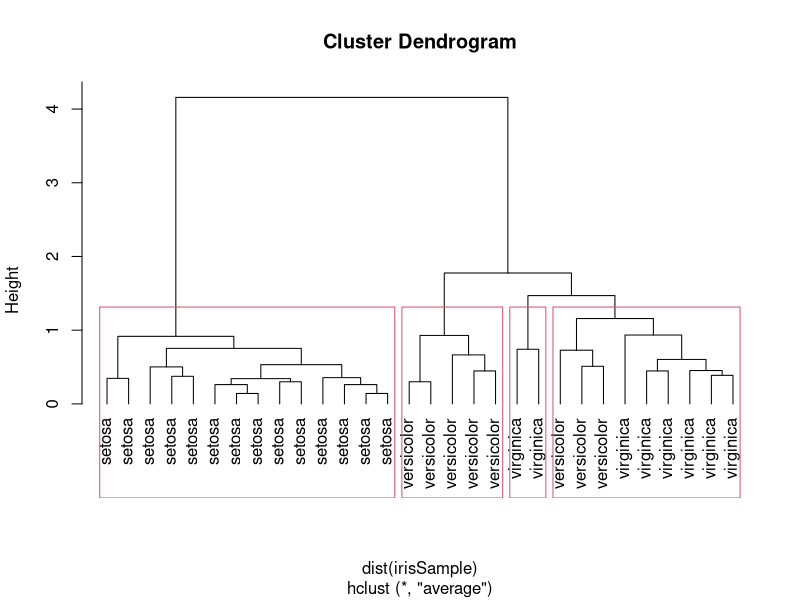

R code for this plot:
#hierarchical clustering
id1 <- sample(1:dim(iris)[1], 30) #taking 30 observations
id1
irisSample <- iris[id1,]  #extracting those 30 points
irisSample$Species <- NULL
irisSample
hc <- hclust(dist(irisSample), method="ave") #ave,single
plot(hc, hang = -1, labels=iris$Species[id1])
# cut tree into 4 clusters
rect.hclust(hc, k=4)
groups <- cutree(hc, k=4) #store observation placement in cluster
groups

?hclust
